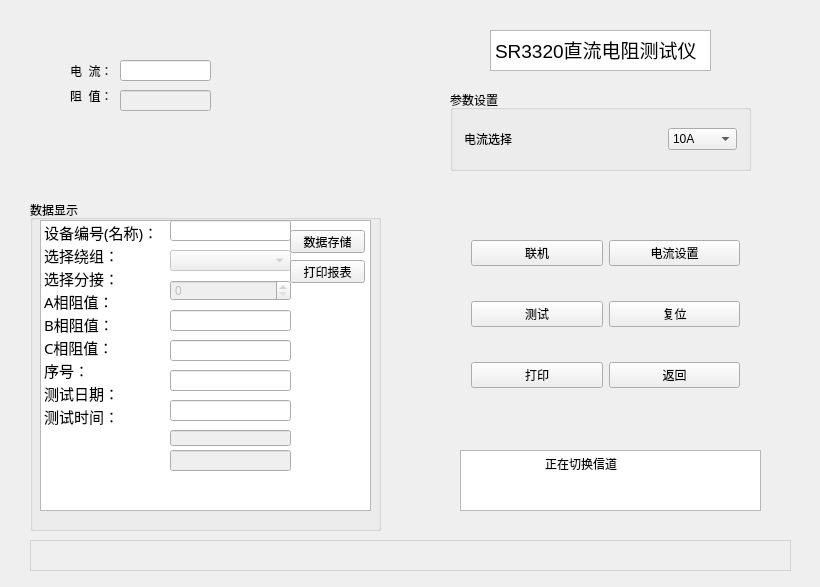
<?xml version="1.0" encoding="UTF-8"?>
<ui version="4.0">
 <class>DCResistance</class>
 <widget class="QWidget" name="DCResistance">
  <property name="geometry">
   <rect>
    <x>0</x>
    <y>0</y>
    <width>820</width>
    <height>587</height>
   </rect>
  </property>
  <property name="windowTitle">
   <string>Zhizu</string>
  </property>
  <widget class="QTextEdit" name="textEdit1">
   <property name="enabled">
    <bool>true</bool>
   </property>
   <property name="geometry">
    <rect>
     <x>490</x>
     <y>30</y>
     <width>221</width>
     <height>41</height>
    </rect>
   </property>
   <property name="readOnly">
    <bool>true</bool>
   </property>
   <property name="html">
    <string>&lt;!DOCTYPE HTML PUBLIC &quot;-//W3C//DTD HTML 4.0//EN&quot; &quot;http://www.w3.org/TR/REC-html40/strict.dtd&quot;&gt;
&lt;html&gt;&lt;head&gt;&lt;meta name=&quot;qrichtext&quot; content=&quot;1&quot; /&gt;&lt;style type=&quot;text/css&quot;&gt;
p, li { white-space: pre-wrap; }
&lt;/style&gt;&lt;/head&gt;&lt;body style=&quot; font-family:'SimSun'; font-size:9pt; font-weight:400; font-style:normal;&quot;&gt;
&lt;p style=&quot; margin-top:0px; margin-bottom:0px; margin-left:0px; margin-right:0px; -qt-block-indent:0; text-indent:0px;&quot;&gt;&lt;span style=&quot; font-size:14pt;&quot;&gt;SR3320直流电阻测试仪&lt;/span&gt;&lt;/p&gt;&lt;/body&gt;&lt;/html&gt;</string>
   </property>
  </widget>
  <widget class="QGroupBox" name="grbParameter">
   <property name="geometry">
    <rect>
     <x>450</x>
     <y>90</y>
     <width>301</width>
     <height>81</height>
    </rect>
   </property>
   <property name="title">
    <string>参数设置</string>
   </property>
   <layout class="QHBoxLayout" name="horizontalLayout_2">
    <item>
     <widget class="QLabel" name="label_3">
      <property name="text">
       <string>电流选择</string>
      </property>
     </widget>
    </item>
    <item>
     <spacer name="horizontalSpacer">
      <property name="orientation">
       <enum>Qt::Horizontal</enum>
      </property>
      <property name="sizeHint" stdset="0">
       <size>
        <width>58</width>
        <height>48</height>
       </size>
      </property>
     </spacer>
    </item>
    <item>
     <widget class="QComboBox" name="cobOutputCurrent">
      <item>
       <property name="text">
        <string>10A</string>
       </property>
      </item>
      <item>
       <property name="text">
        <string>5A</string>
       </property>
      </item>
      <item>
       <property name="text">
        <string>1A</string>
       </property>
      </item>
      <item>
       <property name="text">
        <string>100mA</string>
       </property>
      </item>
      <item>
       <property name="text">
        <string>5mA</string>
       </property>
      </item>
     </widget>
    </item>
   </layout>
  </widget>
  <widget class="QGroupBox" name="grbData">
   <property name="geometry">
    <rect>
     <x>30</x>
     <y>200</y>
     <width>351</width>
     <height>331</height>
    </rect>
   </property>
   <property name="title">
    <string>数据显示</string>
   </property>
   <widget class="QListWidget" name="listWidget">
    <property name="geometry">
     <rect>
      <x>10</x>
      <y>20</y>
      <width>331</width>
      <height>291</height>
     </rect>
    </property>
    <property name="autoScrollMargin">
     <number>6</number>
    </property>
    <item>
     <property name="text">
      <string notr="true">设备编号(名称)：</string>
     </property>
     <property name="font">
      <font>
       <family>Adobe Caslon Pro</family>
       <pointsize>11</pointsize>
      </font>
     </property>
    </item>
    <item>
     <property name="text">
      <string>选择绕组：</string>
     </property>
     <property name="font">
      <font>
       <family>Adobe Caslon Pro</family>
       <pointsize>11</pointsize>
      </font>
     </property>
    </item>
    <item>
     <property name="text">
      <string>选择分接：</string>
     </property>
     <property name="font">
      <font>
       <family>Adobe Caslon Pro</family>
       <pointsize>11</pointsize>
      </font>
     </property>
    </item>
    <item>
     <property name="text">
      <string>A相阻值：</string>
     </property>
     <property name="font">
      <font>
       <family>Adobe Caslon Pro</family>
       <pointsize>11</pointsize>
      </font>
     </property>
    </item>
    <item>
     <property name="text">
      <string>B相阻值：</string>
     </property>
     <property name="font">
      <font>
       <family>Adobe Caslon Pro</family>
       <pointsize>11</pointsize>
      </font>
     </property>
    </item>
    <item>
     <property name="text">
      <string>C相阻值：</string>
     </property>
     <property name="font">
      <font>
       <family>Adobe Caslon Pro</family>
       <pointsize>11</pointsize>
      </font>
     </property>
    </item>
    <item>
     <property name="text">
      <string>序号：</string>
     </property>
     <property name="font">
      <font>
       <family>Adobe Caslon Pro</family>
       <pointsize>11</pointsize>
      </font>
     </property>
    </item>
    <item>
     <property name="text">
      <string>测试日期：</string>
     </property>
     <property name="font">
      <font>
       <family>Adobe Caslon Pro</family>
       <pointsize>11</pointsize>
      </font>
     </property>
    </item>
    <item>
     <property name="text">
      <string>测试时间：</string>
     </property>
     <property name="font">
      <font>
       <family>Adobe Caslon Pro</family>
       <pointsize>11</pointsize>
      </font>
     </property>
    </item>
   </widget>
   <widget class="QLineEdit" name="lneDeviceID">
    <property name="geometry">
     <rect>
      <x>140</x>
      <y>20</y>
      <width>121</width>
      <height>21</height>
     </rect>
    </property>
   </widget>
   <widget class="QComboBox" name="cobWinding">
    <property name="enabled">
     <bool>false</bool>
    </property>
    <property name="geometry">
     <rect>
      <x>140</x>
      <y>50</y>
      <width>121</width>
      <height>21</height>
     </rect>
    </property>
   </widget>
   <widget class="QSpinBox" name="spbShunting">
    <property name="enabled">
     <bool>false</bool>
    </property>
    <property name="geometry">
     <rect>
      <x>140</x>
      <y>80</y>
      <width>121</width>
      <height>21</height>
     </rect>
    </property>
   </widget>
   <widget class="QLineEdit" name="lneRValueA">
    <property name="geometry">
     <rect>
      <x>140</x>
      <y>110</y>
      <width>121</width>
      <height>21</height>
     </rect>
    </property>
   </widget>
   <widget class="QLineEdit" name="lneRValueB">
    <property name="geometry">
     <rect>
      <x>140</x>
      <y>140</y>
      <width>121</width>
      <height>21</height>
     </rect>
    </property>
   </widget>
   <widget class="QLineEdit" name="lneRValueC">
    <property name="geometry">
     <rect>
      <x>140</x>
      <y>170</y>
      <width>121</width>
      <height>21</height>
     </rect>
    </property>
   </widget>
   <widget class="QLineEdit" name="lneSerialNumber">
    <property name="geometry">
     <rect>
      <x>140</x>
      <y>200</y>
      <width>121</width>
      <height>21</height>
     </rect>
    </property>
   </widget>
   <widget class="QLineEdit" name="lneMeasuringDate">
    <property name="enabled">
     <bool>false</bool>
    </property>
    <property name="geometry">
     <rect>
      <x>140</x>
      <y>230</y>
      <width>121</width>
      <height>16</height>
     </rect>
    </property>
   </widget>
   <widget class="QLineEdit" name="lneMeasuringTime">
    <property name="enabled">
     <bool>false</bool>
    </property>
    <property name="geometry">
     <rect>
      <x>140</x>
      <y>250</y>
      <width>121</width>
      <height>21</height>
     </rect>
    </property>
   </widget>
   <widget class="QPushButton" name="pushButton_2">
    <property name="geometry">
     <rect>
      <x>260</x>
      <y>30</y>
      <width>75</width>
      <height>23</height>
     </rect>
    </property>
    <property name="styleSheet">
     <string notr="true"/>
    </property>
    <property name="text">
     <string>数据存储</string>
    </property>
   </widget>
   <widget class="QPushButton" name="pushButton_3">
    <property name="geometry">
     <rect>
      <x>260</x>
      <y>60</y>
      <width>75</width>
      <height>23</height>
     </rect>
    </property>
    <property name="text">
     <string>打印报表</string>
    </property>
   </widget>
  </widget>
  <widget class="QWidget" name="layoutWidget">
   <property name="geometry">
    <rect>
     <x>460</x>
     <y>200</y>
     <width>291</width>
     <height>231</height>
    </rect>
   </property>
   <layout class="QHBoxLayout" name="horizontalLayout_3">
    <item>
     <layout class="QVBoxLayout" name="verticalLayout">
      <item>
       <widget class="QPushButton" name="btnHandshaking">
        <property name="text">
         <string>联机</string>
        </property>
       </widget>
      </item>
      <item>
       <widget class="QPushButton" name="btnTesting">
        <property name="text">
         <string>测试</string>
        </property>
       </widget>
      </item>
      <item>
       <widget class="QPushButton" name="btnPrintReport">
        <property name="text">
         <string>打印</string>
        </property>
       </widget>
      </item>
     </layout>
    </item>
    <item>
     <layout class="QVBoxLayout" name="verticalLayout_2">
      <item>
       <widget class="QPushButton" name="btnCurrentSetting">
        <property name="text">
         <string>电流设置</string>
        </property>
       </widget>
      </item>
      <item>
       <widget class="QPushButton" name="btnDeviceReset">
        <property name="text">
         <string>复位</string>
        </property>
       </widget>
      </item>
      <item>
       <widget class="QPushButton" name="btnExit">
        <property name="text">
         <string>返回</string>
        </property>
       </widget>
      </item>
     </layout>
    </item>
   </layout>
  </widget>
  <widget class="QPlainTextEdit" name="plainTextEdit">
   <property name="geometry">
    <rect>
     <x>460</x>
     <y>450</y>
     <width>301</width>
     <height>61</height>
    </rect>
   </property>
   <property name="plainText">
    <string>	正在切换信道</string>
   </property>
  </widget>
  <widget class="QLabel" name="label">
   <property name="geometry">
    <rect>
     <x>70</x>
     <y>60</y>
     <width>51</width>
     <height>21</height>
    </rect>
   </property>
   <property name="text">
    <string>电  流：</string>
   </property>
  </widget>
  <widget class="QLabel" name="label_2">
   <property name="geometry">
    <rect>
     <x>70</x>
     <y>80</y>
     <width>41</width>
     <height>31</height>
    </rect>
   </property>
   <property name="text">
    <string>阻  值：</string>
   </property>
  </widget>
  <widget class="QLineEdit" name="lneCurrentShow">
   <property name="geometry">
    <rect>
     <x>120</x>
     <y>60</y>
     <width>91</width>
     <height>21</height>
    </rect>
   </property>
   <property name="readOnly">
    <bool>true</bool>
   </property>
  </widget>
  <widget class="QLineEdit" name="lneRValueShow">
   <property name="enabled">
    <bool>false</bool>
   </property>
   <property name="geometry">
    <rect>
     <x>120</x>
     <y>90</y>
     <width>91</width>
     <height>21</height>
    </rect>
   </property>
   <property name="text">
    <string/>
   </property>
   <property name="readOnly">
    <bool>true</bool>
   </property>
  </widget>
  <widget class="QStatusBar" name="dcrStatusBar">
   <property name="geometry">
    <rect>
     <x>30</x>
     <y>540</y>
     <width>761</width>
     <height>31</height>
    </rect>
   </property>
   <property name="styleSheet">
    <string notr="true">border:1px solid lightGray</string>
   </property>
   <property name="sizeGripEnabled">
    <bool>false</bool>
   </property>
  </widget>
  <zorder>textEdit1</zorder>
  <zorder>grbParameter</zorder>
  <zorder>grbData</zorder>
  <zorder>layoutWidget</zorder>
  <zorder>plainTextEdit</zorder>
  <zorder>lneRValueShow</zorder>
  <zorder>lneCurrentShow</zorder>
  <zorder>label</zorder>
  <zorder>label_2</zorder>
  <zorder>dcrStatusBar</zorder>
 </widget>
 <layoutdefault spacing="6" margin="11"/>
 <resources/>
 <connections/>
</ui>
